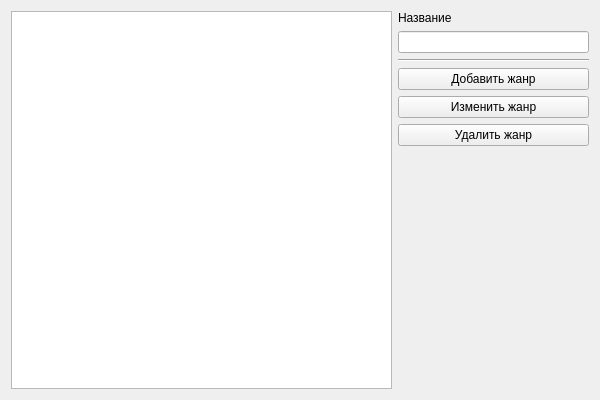
<?xml version="1.0" encoding="UTF-8"?>
<ui version="4.0">
 <class>Form</class>
 <widget class="QWidget" name="Form">
  <property name="geometry">
   <rect>
    <x>0</x>
    <y>0</y>
    <width>600</width>
    <height>400</height>
   </rect>
  </property>
  <property name="windowTitle">
   <string>Жанры</string>
  </property>
  <layout class="QHBoxLayout" name="horizontalLayout_2">
   <item>
    <layout class="QHBoxLayout" name="horizontalLayout" stretch="4,2">
     <item>
      <widget class="QTableWidget" name="tableWidget"/>
     </item>
     <item>
      <layout class="QVBoxLayout" name="verticalLayout">
       <item>
        <widget class="QLabel" name="label">
         <property name="text">
          <string>Название</string>
         </property>
        </widget>
       </item>
       <item>
        <widget class="QLineEdit" name="titleEdit"/>
       </item>
       <item>
        <widget class="Line" name="line">
         <property name="orientation">
          <enum>Qt::Horizontal</enum>
         </property>
        </widget>
       </item>
       <item>
        <widget class="QPushButton" name="addButton">
         <property name="text">
          <string>Добавить жанр</string>
         </property>
        </widget>
       </item>
       <item>
        <widget class="QPushButton" name="editButton">
         <property name="text">
          <string>Изменить жанр</string>
         </property>
        </widget>
       </item>
       <item>
        <widget class="QPushButton" name="deleteButton">
         <property name="text">
          <string>Удалить жанр</string>
         </property>
        </widget>
       </item>
       <item>
        <spacer name="verticalSpacer">
         <property name="orientation">
          <enum>Qt::Vertical</enum>
         </property>
         <property name="sizeHint" stdset="0">
          <size>
           <width>20</width>
           <height>40</height>
          </size>
         </property>
        </spacer>
       </item>
      </layout>
     </item>
    </layout>
   </item>
  </layout>
 </widget>
 <resources/>
 <connections/>
</ui>
